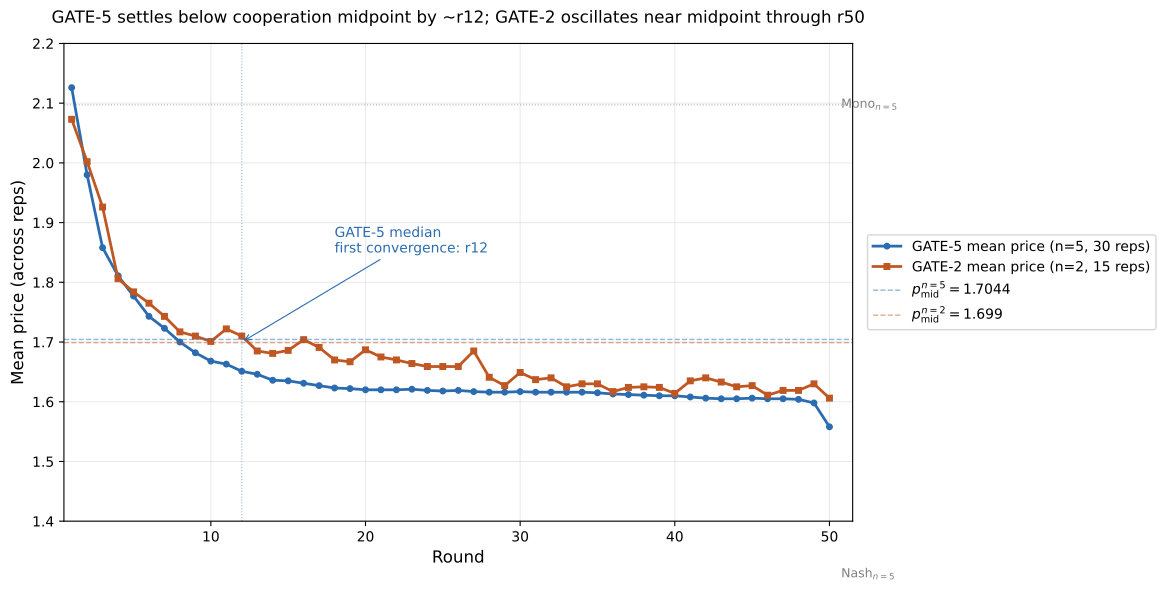

Write the Python code that produced this figure.
"""Figure 3 — Mean price trajectories per round for GATE-5 vs GATE-2.

Shows GATE-5 settling below cooperation midpoint by ~round 12,
GATE-2 oscillating near midpoint through round 50.
Reference lines: cooperation midpoints, Nash and Monopoly benchmarks.

Source: pilot/admin/team-notes/2026-04-26-stage2b-analysis-with-basin.md §Step 2 (price tables r1-50).
"""
from __future__ import annotations
from pathlib import Path
import matplotlib.pyplot as plt
import numpy as np

# ── GATE-5 mean price trajectory (averaged across 30 reps), from team-note §Step 2 ──
gate5_prices = [
    2.126, 1.980, 1.858, 1.811, 1.777,
    1.743, 1.723, 1.700, 1.682, 1.668,
    1.663, 1.651, 1.646, 1.636, 1.635,
    1.631, 1.627, 1.623, 1.622, 1.620,
    1.620, 1.620, 1.621, 1.619, 1.618,
    1.619, 1.617, 1.616, 1.616, 1.617,
    1.616, 1.616, 1.616, 1.616, 1.615,
    1.613, 1.612, 1.611, 1.610, 1.610,
    1.608, 1.606, 1.605, 1.605, 1.606,
    1.605, 1.605, 1.604, 1.598, 1.558,
]

# ── GATE-2 mean price trajectory (averaged across 15 reps) ──
gate2_prices = [
    2.073, 2.002, 1.926, 1.806, 1.784,
    1.765, 1.743, 1.717, 1.710, 1.701,
    1.722, 1.710, 1.685, 1.681, 1.686,
    1.704, 1.691, 1.670, 1.667, 1.687,
    1.675, 1.670, 1.664, 1.659, 1.659,
    1.659, 1.685, 1.641, 1.627, 1.649,
    1.637, 1.640, 1.625, 1.630, 1.630,
    1.617, 1.624, 1.625, 1.624, 1.614,
    1.635, 1.640, 1.633, 1.625, 1.627,
    1.611, 1.619, 1.619, 1.630, 1.606,
]

rounds = np.arange(1, 51)

# Calvano benchmarks per Methods §3.2
nash_n5, mono_n5, mid_n5 = 1.3115, 2.0972, 1.7044
nash_n2, mono_n2, mid_n2 = 1.4729, 1.9250, 1.6990

fig, ax = plt.subplots(figsize=(11, 6))

# Trajectories
ax.plot(rounds, gate5_prices, color="#2b6cb0", linewidth=2.0,
        marker="o", markersize=4, label="GATE-5 mean price (n=5, 30 reps)")
ax.plot(rounds, gate2_prices, color="#c05621", linewidth=2.0,
        marker="s", markersize=4, label="GATE-2 mean price (n=2, 15 reps)")

# Reference lines (cooperation midpoints + benchmarks)
ax.axhline(mid_n5, color="#2b6cb0", linestyle="--", linewidth=1, alpha=0.5,
           label=fr"$p_{{\mathrm{{mid}}}}^{{n=5}} = {mid_n5}$")
ax.axhline(mid_n2, color="#c05621", linestyle="--", linewidth=1, alpha=0.5,
           label=fr"$p_{{\mathrm{{mid}}}}^{{n=2}} = {mid_n2}$")
ax.axhline(nash_n5, color="gray", linestyle=":", linewidth=0.8, alpha=0.6)
ax.axhline(mono_n5, color="gray", linestyle=":", linewidth=0.8, alpha=0.6)

# Annotate Nash + Monopoly bounds inline
ax.text(50.5, nash_n5, " Nash$_{n=5}$", va="center", fontsize=9, color="gray")
ax.text(50.5, mono_n5, " Mono$_{n=5}$", va="center", fontsize=9, color="gray")

# Convergence annotation for GATE-5
ax.axvline(12, color="#2b6cb0", linestyle=":", linewidth=0.8, alpha=0.5)
ax.annotate(
    "GATE-5 median\nfirst convergence: r12",
    xy=(12, 1.700), xytext=(18, 1.85),
    fontsize=10, color="#2b6cb0",
    arrowprops=dict(arrowstyle="->", color="#2b6cb0", lw=0.8),
)

ax.set_xlabel("Round", fontsize=12)
ax.set_ylabel("Mean price (across reps)", fontsize=12)
ax.set_xlim(0.5, 51.5)
ax.set_ylim(1.40, 2.20)
ax.set_title(
    "GATE-5 settles below cooperation midpoint by ~r12; GATE-2 oscillates near midpoint through r50",
    fontsize=12, pad=15,
)

# Legend OUTSIDE plot
ax.legend(loc="center left", bbox_to_anchor=(1.01, 0.5), frameon=True, fontsize=10)

ax.grid(linestyle="-", alpha=0.25)
ax.set_axisbelow(True)
plt.tight_layout()
plt.subplots_adjust(right=0.78)

out = Path(__file__).parent / "fig3-convergence-trajectories.pdf"
plt.savefig(out, bbox_inches="tight")
print(f"wrote {out}")
